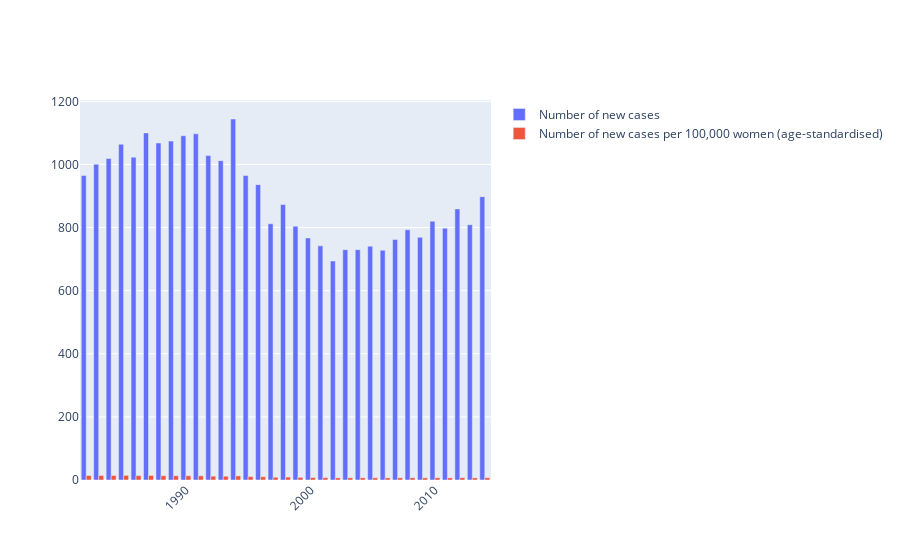

Notebook cell for this chart:
### Code cell
fig.update_layout(barmode='group', xaxis_tickangle=-45)
fig.show()

### Figure 1 — Plotly figure (JSON) as saved in the notebook; plotly's stock layout.template omitted (floating-point values rounded to 4 significant figures)
{"data": [{"name": "Number of new cases", "type": "bar", "x": [1982, 1983, 1984, 1985, 1986, 1987, 1988, 1989, 1990, 1991, 1992, 1993, 1994, 1995, 1996, 1997, 1998, 1999, 2000, 2001, 2002, 2003, 2004, 2005, 2006, 2007, 2008, 2009, 2010, 2011, 2012, 2013, 2014], "y": ["965", "1,001", "1,019", "1,064", "1,023", "1,100", "1,068", "1,074", "1,091", "1,097", "1,028", "1,012", "1,144", "965", "936", "812", "873", "804", "767", "742", "694", "730", "730", "741", "728", "762", "793", "769", "820", "798", "859", "809", "898"]}, {"name": "Number of new cases per 100,000 women\n(age-standardised)", "type": "bar", "x": [1982, 1983, 1984, 1985, 1986, 1987, 1988, 1989, 1990, 1991, 1992, 1993, 1994, 1995, 1996, 1997, 1998, 1999, 2000, 2001, 2002, 2003, 2004, 2005, 2006, 2007, 2008, 2009, 2010, 2011, 2012, 2013, 2014], "y": [14.2, 14.4, 14.3, 14.7, 14, 14.4, 13.6, 13.5, 13.5, 13.3, 12.2, 11.9, 13.1, 10.8, 10.3, 8.8, 9.3, 8.4, 7.9, 7.5, 6.9, 7.1, 7, 7, 6.8, 7, 7.2, 6.8, 7.1, 6.9, 7.4, 6.8, 7.4]}], "layout": {"barmode": "group", "xaxis": {"tickangle": -45}}}
